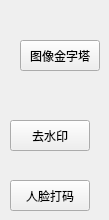
         <widget class="QWidget" name="page_5">
          <widget class="QPushButton" name="pyramidBtn">
           <property name="geometry">
            <rect>
             <x>20</x>
             <y>40</y>
             <width>80</width>
             <height>31</height>
            </rect>
           </property>
           <property name="styleSheet">
            <string notr="true">color: rgb(0, 0, 0);</string>
           </property>
           <property name="text">
            <string>图像金字塔</string>
           </property>
          </widget>
          <widget class="QPushButton" name="deWarterMarkBtn">
           <property name="geometry">
            <rect>
             <x>10</x>
             <y>120</y>
             <width>80</width>
             <height>31</height>
            </rect>
           </property>
           <property name="styleSheet">
            <string notr="true">color: rgb(0, 0, 0);</string>
           </property>
           <property name="text">
            <string>去水印</string>
           </property>
          </widget>
          <widget class="QPushButton" name="faceMarkBtn">
           <property name="geometry">
            <rect>
             <x>10</x>
             <y>180</y>
             <width>80</width>
             <height>31</height>
            </rect>
           </property>
           <property name="styleSheet">
            <string notr="true">color: rgb(0, 0, 0);</string>
           </property>
           <property name="text">
            <string>人脸打码</string>
           </property>
          </widget>
         </widget>
